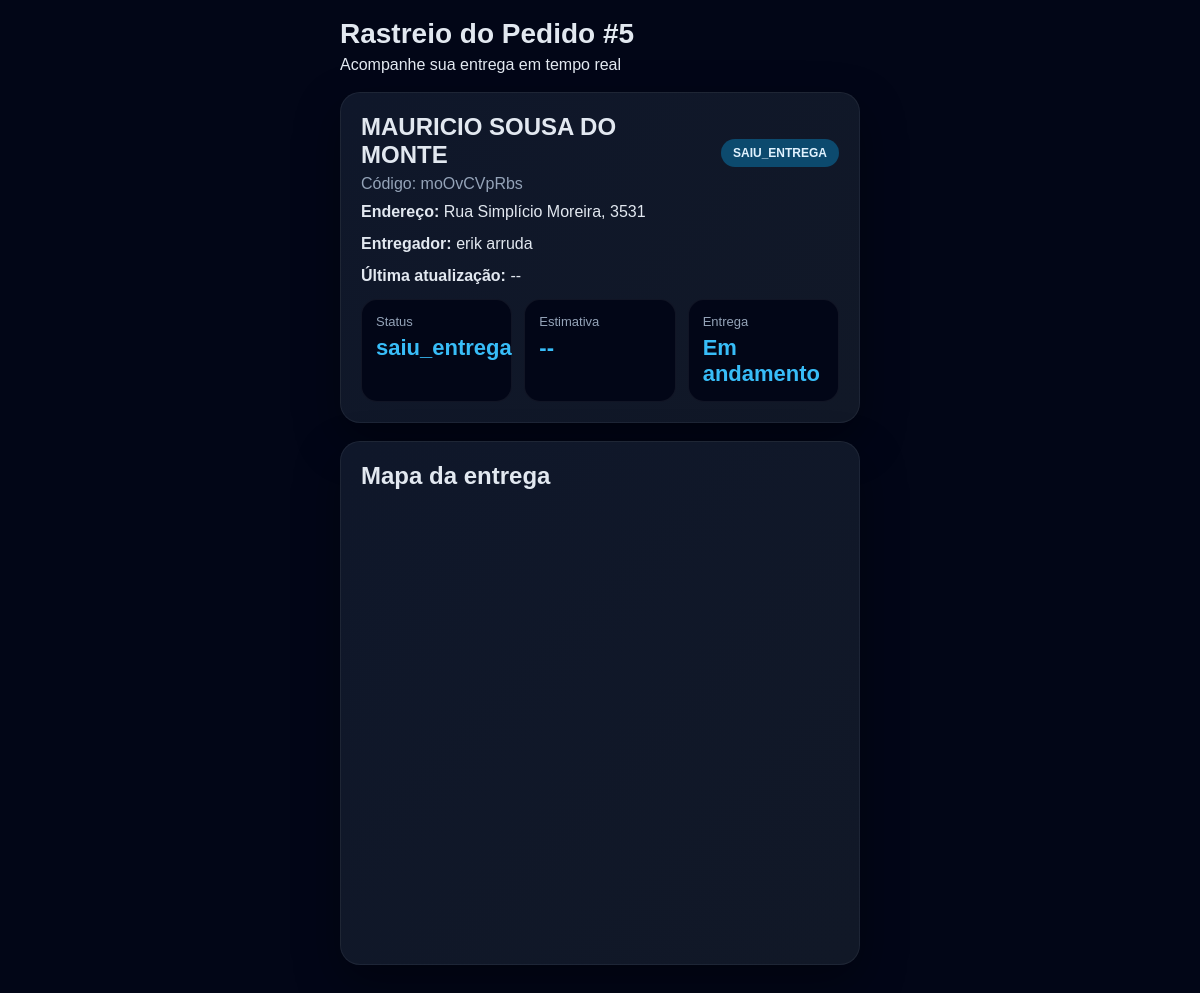
The page /rastreio/moOvCVpRbs (signed in) on the database its author committed.
### models.py (models this page shows, shortened)
class Pedido(db.Model):
    __tablename__ = "pedidos"
    id = db.Column(db.Integer, primary_key=True)
    cliente_id = db.Column(db.Integer, db.ForeignKey("clientes.id"), nullable=False)
    entregador_id = db.Column(db.Integer, db.ForeignKey("entregadores.id"), nullable=True)
    descricao = db.Column(db.Text, nullable=False)
    valor = db.Column(db.Float, nullable=False, default=0.0)
    status = db.Column(db.String(30), nullable=False, default="recebido")
    codigo_rastreio = db.Column(db.String(40), unique=True, nullable=True)
    criado_em = db.Column(db.DateTime, default=agora_brasil)
    saiu_entrega_em = db.Column(db.DateTime, nullable=True)
    entregue_em = db.Column(db.DateTime, nullable=True)

class Cliente(db.Model):
    __tablename__ = "clientes"
    id = db.Column(db.Integer, primary_key=True)
    nome = db.Column(db.String(150), nullable=False)
    telefone = db.Column(db.String(30), nullable=False)
    endereco = db.Column(db.String(255), nullable=False)
    criado_em = db.Column(db.DateTime, default=agora_brasil)
    pedidos = db.relationship("Pedido", backref="cliente", lazy=True)

class Entregador(db.Model):
    __tablename__ = "entregadores"
    id = db.Column(db.Integer, primary_key=True)
    nome = db.Column(db.String(150), nullable=False)
    telefone = db.Column(db.String(30), unique=True, nullable=False)
    senha_hash = db.Column(db.String(255), nullable=False)
    ativo = db.Column(db.Boolean, default=True)
    criado_em = db.Column(db.DateTime, default=agora_brasil)
    pedidos = db.relationship("Pedido", backref="entregador", lazy=True)
    localizacoes = db.relationship("Localizacao", backref="entregador", lazy=True)

### app.py (the view)
    @app.route("/rastreio/<codigo>")
    def rastreio_cliente(codigo):
        pedido = Pedido.query.filter_by(codigo_rastreio=codigo).first_or_404()
        return render_template("rastreio.html", pedido=pedido)

### models.py (called while the page is built)
@login_manager.user_loader
def load_user(user_id):
    return User.query.get(int(user_id))

### templates/rastreio.html (shortened to what this page needs)
<!doctype html>
<html lang="pt-br">
<head>
  <link rel="stylesheet" href="{{ url_for('static', filename='style.css') }}">
  <link
    rel="stylesheet"
    href="https://unpkg.com/leaflet@1.9.4/dist/leaflet.css"
  />
</head>
<body class="mobile-app-body">
  <div class="mobile-app">
    <div class="mobile-top">
      <h1>Rastreio do Pedido #{{ pedido.id }}</h1>
      <p>Acompanhe sua entrega em tempo real</p>
    </div>
    <div class="rast-card">
      <div class="rast-top">
        <div>
          <h2 style="margin-bottom:6px;">{{ pedido.cliente.nome }}</h2>
          <p class="muted">Código: {{ pedido.codigo_rastreio }}</p>
        </div>
        <span id="status-rastreio" class="status-badge status-{{ pedido.status }}">{{ pedido.status }}</span>
      </div>
      <div class="rast-grid">
        <p><strong>Endereço:</strong> {{ pedido.cliente.endereco }}</p>
        <p><strong>Entregador:</strong> <span id="entregador-rastreio">{{ pedido.entregador.nome if pedido.entregador else 'Aguardando' }}</span></p>
        <p><strong>Última atualização:</strong> <span id="ultima-atualizacao">--</span></p>
      </div>
      <div class="rast-kpis">
        <div class="rast-kpi">
          <span>Status</span>
          <strong id="status-kpi">{{ pedido.status }}</strong>
        </div>
        <div class="rast-kpi">
          <span>Estimativa</span>
          <strong id="estimativa-kpi">--</strong>
        </div>
        <div class="rast-kpi">
          <span>Entrega</span>
          <strong id="entrega-kpi">
            {% if pedido.status == 'entregue' %}Concluída{% else %}Em andamento{% endif %}
          </strong>
        </div>
      </div>
    </div>
    <div class="rast-card">
      <h2 style="margin-bottom:14px;">Mapa da entrega</h2>
      <div id="mapa-rastreio" style="height: 440px; border-radius: 16px;"></div>
    </div>
  </div>
</body>
</html>

### static/style.css (style rules this page uses)
* { margin: 0; padding: 0; box-sizing: border-box; }
body { background: #020617; color: #e2e8f0; font-family: Arial, sans-serif; }
.muted { color: #94a3b8; }
.mobile-app-body { background: #020617; padding: 18px; }
.mobile-app { max-width: 520px; margin: 0 auto; }
.mobile-top { margin-bottom: 18px; }
.mobile-top h1 { font-size: 28px; margin-bottom: 6px; }
.status-badge { display: inline-block; padding: 7px 12px; border-radius: 999px; font-size: 12px; font-weight: bold; text-transform: uppercase; }
.status-saiu_entrega { background: #0c4a6e; color: #e0f2fe; }

### templates/rastreio.html (style rules this page uses)
.rast-card { background: linear-gradient(135deg, #0f172a, #111827); border: 1px solid rgba(255,255,255,0.06); border-radius: 20px; padding: 20px; box-shadow: 0 18px 45px rgba(0,0,0,0.35); margin-bottom: 18px; }
.rast-grid { display: grid; gap: 14px; }
.rast-top { display: flex; align-items: center; justify-content: space-between; gap: 12px; margin-bottom: 10px; }
.rast-kpis { display: grid; grid-template-columns: repeat(auto-fit, minmax(150px, 1fr)); gap: 12px; margin-top: 14px; }
.rast-kpi { background: #020617; border: 1px solid rgba(255,255,255,0.06); border-radius: 16px; padding: 14px; }
.rast-kpi span { display: block; color: #94a3b8; font-size: 13px; margin-bottom: 6px; }
.rast-kpi strong { font-size: 22px; color: #38bdf8; }

### rows shown on the page
Pedido: id "5", codigo_rastreio "moOvCVpRbs", status "SAIU_ENTREGA", status "saiu_entrega"
Cliente: cliente.nome "MAURICIO SOUSA DO MONTE", cliente.endereco "Rua Simplício Moreira, 3531"
Entregador: entregador "erik arruda"
